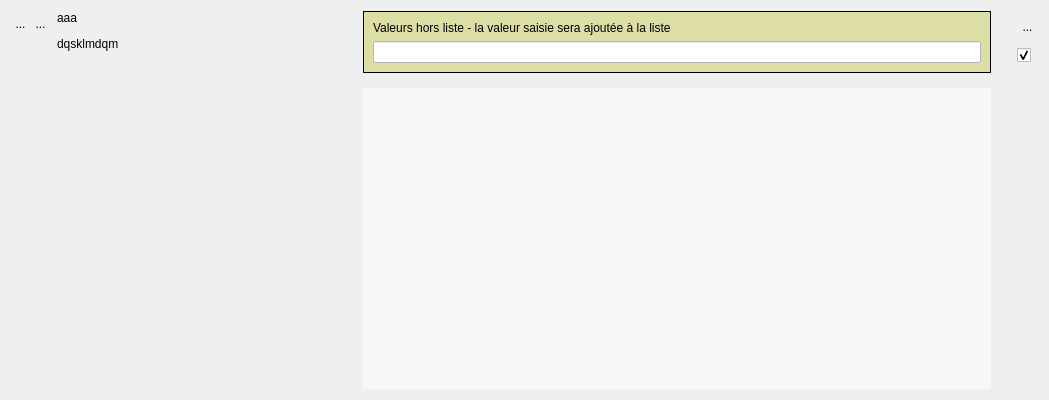
<?xml version="1.0" encoding="UTF-8"?>
<ui version="4.0">
 <class>WidgetIntoSug</class>
 <widget class="QWidget" name="WidgetIntoSug">
  <property name="geometry">
   <rect>
    <x>0</x>
    <y>0</y>
    <width>1049</width>
    <height>400</height>
   </rect>
  </property>
  <property name="sizePolicy">
   <sizepolicy hsizetype="Preferred" vsizetype="MinimumExpanding">
    <horstretch>0</horstretch>
    <verstretch>0</verstretch>
   </sizepolicy>
  </property>
  <property name="minimumSize">
   <size>
    <width>0</width>
    <height>400</height>
   </size>
  </property>
  <property name="windowTitle">
   <string>Form</string>
  </property>
  <layout class="QHBoxLayout" name="horizontalLayout_2">
   <item>
    <layout class="QVBoxLayout" name="verticalLayout_2">
     <property name="spacing">
      <number>0</number>
     </property>
     <item>
      <layout class="QHBoxLayout" name="horizontalLayout">
       <property name="spacing">
        <number>0</number>
       </property>
       <property name="sizeConstraint">
        <enum>QLayout::SetFixedSize</enum>
       </property>
       <item>
        <widget class="QToolButton" name="BFermeListe">
         <property name="sizePolicy">
          <sizepolicy hsizetype="Fixed" vsizetype="Fixed">
           <horstretch>0</horstretch>
           <verstretch>0</verstretch>
          </sizepolicy>
         </property>
         <property name="maximumSize">
          <size>
           <width>21</width>
           <height>25</height>
          </size>
         </property>
         <property name="toolTip">
          <string>permet de gérer la liste</string>
         </property>
         <property name="styleSheet">
          <string notr="true">border:0px</string>
         </property>
         <property name="text">
          <string>...</string>
         </property>
         <property name="icon">
          <iconset>
           <normaloff>../Editeur/icons/minusnode.png</normaloff>../Editeur/icons/minusnode.png</iconset>
         </property>
         <property name="iconSize">
          <size>
           <width>25</width>
           <height>25</height>
          </size>
         </property>
        </widget>
       </item>
       <item>
        <widget class="MonBoutonValide" name="RBValide">
         <property name="minimumSize">
          <size>
           <width>21</width>
           <height>25</height>
          </size>
         </property>
         <property name="maximumSize">
          <size>
           <width>21</width>
           <height>25</height>
          </size>
         </property>
         <property name="focusPolicy">
          <enum>Qt::ClickFocus</enum>
         </property>
         <property name="toolTip">
          <string>Affiche le rapport de validation du mot-clef</string>
         </property>
         <property name="styleSheet">
          <string notr="true">border : 0px</string>
         </property>
         <property name="text">
          <string>...</string>
         </property>
         <property name="icon">
          <iconset>
           <normaloff>../Editeur/icons/ast-green-ball.png</normaloff>../Editeur/icons/ast-green-ball.png</iconset>
         </property>
         <property name="iconSize">
          <size>
           <width>25</width>
           <height>25</height>
          </size>
         </property>
        </widget>
       </item>
      </layout>
     </item>
     <item>
      <spacer name="verticalSpacer">
       <property name="orientation">
        <enum>Qt::Vertical</enum>
       </property>
       <property name="sizeHint" stdset="0">
        <size>
         <width>20</width>
         <height>5</height>
        </size>
       </property>
      </spacer>
     </item>
    </layout>
   </item>
   <item>
    <layout class="QVBoxLayout" name="verticalLayout_4">
     <item>
      <widget class="MonLabelClic" name="label">
       <property name="sizePolicy">
        <sizepolicy hsizetype="Fixed" vsizetype="Preferred">
         <horstretch>0</horstretch>
         <verstretch>0</verstretch>
        </sizepolicy>
       </property>
       <property name="minimumSize">
        <size>
         <width>280</width>
         <height>25</height>
        </size>
       </property>
       <property name="maximumSize">
        <size>
         <width>280</width>
         <height>16777215</height>
        </size>
       </property>
       <property name="frameShape">
        <enum>QFrame::NoFrame</enum>
       </property>
       <property name="text">
        <string>&lt;html&gt;&lt;head/&gt;&lt;body&gt;&lt;p&gt;aaa&lt;/p&gt;&lt;p&gt;dqsklmdqm&lt;/p&gt;&lt;/body&gt;&lt;/html&gt;</string>
       </property>
       <property name="scaledContents">
        <bool>false</bool>
       </property>
       <property name="alignment">
        <set>Qt::AlignLeading|Qt::AlignLeft|Qt::AlignTop</set>
       </property>
      </widget>
     </item>
     <item>
      <widget class="QScrollArea" name="scrollAreaCommentaire">
       <property name="sizePolicy">
        <sizepolicy hsizetype="Fixed" vsizetype="Expanding">
         <horstretch>0</horstretch>
         <verstretch>0</verstretch>
        </sizepolicy>
       </property>
       <property name="minimumSize">
        <size>
         <width>300</width>
         <height>0</height>
        </size>
       </property>
       <property name="maximumSize">
        <size>
         <width>300</width>
         <height>16777215</height>
        </size>
       </property>
       <property name="frameShape">
        <enum>QFrame::NoFrame</enum>
       </property>
       <property name="lineWidth">
        <number>0</number>
       </property>
       <property name="widgetResizable">
        <bool>true</bool>
       </property>
       <widget class="QWidget" name="scrollAreaWidgetContents_2">
        <property name="geometry">
         <rect>
          <x>0</x>
          <y>0</y>
          <width>300</width>
          <height>316</height>
         </rect>
        </property>
        <layout class="QGridLayout" name="gridLayout_2">
         <property name="leftMargin">
          <number>0</number>
         </property>
         <property name="topMargin">
          <number>0</number>
         </property>
         <property name="rightMargin">
          <number>0</number>
         </property>
         <property name="bottomMargin">
          <number>0</number>
         </property>
         <property name="horizontalSpacing">
          <number>0</number>
         </property>
         <item row="0" column="0">
          <widget class="QLabel" name="monCommentaireLabel">
           <property name="sizePolicy">
            <sizepolicy hsizetype="Fixed" vsizetype="Preferred">
             <horstretch>0</horstretch>
             <verstretch>0</verstretch>
            </sizepolicy>
           </property>
           <property name="minimumSize">
            <size>
             <width>78</width>
             <height>25</height>
            </size>
           </property>
           <property name="maximumSize">
            <size>
             <width>278</width>
             <height>16777215</height>
            </size>
           </property>
           <property name="frameShape">
            <enum>QFrame::NoFrame</enum>
           </property>
           <property name="text">
            <string>&lt;html&gt;&lt;head/&gt;&lt;body&gt;&lt;p&gt;&lt;br/&gt;&lt;/p&gt;&lt;/body&gt;&lt;/html&gt;</string>
           </property>
           <property name="scaledContents">
            <bool>false</bool>
           </property>
           <property name="alignment">
            <set>Qt::AlignLeading|Qt::AlignLeft|Qt::AlignTop</set>
           </property>
          </widget>
         </item>
         <item row="1" column="0">
          <spacer name="verticalSpacer_3">
           <property name="orientation">
            <enum>Qt::Vertical</enum>
           </property>
           <property name="sizeHint" stdset="0">
            <size>
             <width>20</width>
             <height>40</height>
            </size>
           </property>
          </spacer>
         </item>
        </layout>
       </widget>
      </widget>
     </item>
    </layout>
   </item>
   <item>
    <layout class="QVBoxLayout" name="verticalLayout_6">
     <property name="spacing">
      <number>15</number>
     </property>
     <item>
      <widget class="QFrame" name="frameHorsListe">
       <property name="styleSheet">
        <string notr="true">background:rgb(221, 221, 166)</string>
       </property>
       <property name="frameShape">
        <enum>QFrame::Box</enum>
       </property>
       <layout class="QVBoxLayout" name="verticalLayout_3">
        <item>
         <widget class="QLabel" name="label_2">
          <property name="styleSheet">
           <string notr="true"/>
          </property>
          <property name="text">
           <string>Valeurs hors liste - la valeur saisie sera ajoutée à la liste</string>
          </property>
         </widget>
        </item>
        <item>
         <widget class="QLineEdit" name="lineEditVal">
          <property name="styleSheet">
           <string notr="true">background : white
</string>
          </property>
         </widget>
        </item>
       </layout>
      </widget>
     </item>
     <item>
      <widget class="QScrollArea" name="scrollArea">
       <property name="sizePolicy">
        <sizepolicy hsizetype="Expanding" vsizetype="Expanding">
         <horstretch>0</horstretch>
         <verstretch>0</verstretch>
        </sizepolicy>
       </property>
       <property name="styleSheet">
        <string notr="true">background : rgb(247,247,247)</string>
       </property>
       <property name="frameShape">
        <enum>QFrame::NoFrame</enum>
       </property>
       <property name="frameShadow">
        <enum>QFrame::Plain</enum>
       </property>
       <property name="lineWidth">
        <number>1</number>
       </property>
       <property name="widgetResizable">
        <bool>true</bool>
       </property>
       <property name="alignment">
        <set>Qt::AlignBottom|Qt::AlignLeading|Qt::AlignLeft</set>
       </property>
       <widget class="QWidget" name="verticalWidgetLE">
        <property name="geometry">
         <rect>
          <x>0</x>
          <y>0</y>
          <width>614</width>
          <height>297</height>
         </rect>
        </property>
        <property name="sizePolicy">
         <sizepolicy hsizetype="Preferred" vsizetype="Preferred">
          <horstretch>0</horstretch>
          <verstretch>0</verstretch>
         </sizepolicy>
        </property>
        <layout class="QVBoxLayout" name="CBLayout">
         <item>
          <spacer name="verticalSpacer_4">
           <property name="orientation">
            <enum>Qt::Vertical</enum>
           </property>
           <property name="sizeHint" stdset="0">
            <size>
             <width>20</width>
             <height>40</height>
            </size>
           </property>
          </spacer>
         </item>
        </layout>
       </widget>
      </widget>
     </item>
    </layout>
   </item>
   <item>
    <spacer name="horizontalSpacer">
     <property name="orientation">
      <enum>Qt::Horizontal</enum>
     </property>
     <property name="sizeType">
      <enum>QSizePolicy::Preferred</enum>
     </property>
     <property name="sizeHint" stdset="0">
      <size>
       <width>20</width>
       <height>17</height>
      </size>
     </property>
    </spacer>
   </item>
   <item>
    <layout class="QVBoxLayout" name="verticalLayout">
     <item>
      <widget class="QToolButton" name="RBPoubelle">
       <property name="minimumSize">
        <size>
         <width>21</width>
         <height>31</height>
        </size>
       </property>
       <property name="maximumSize">
        <size>
         <width>21</width>
         <height>31</height>
        </size>
       </property>
       <property name="toolTip">
        <string>Détruit le mot-clef</string>
       </property>
       <property name="styleSheet">
        <string notr="true">border : 0px</string>
       </property>
       <property name="text">
        <string>...</string>
       </property>
       <property name="icon">
        <iconset>
         <normaloff>../Editeur/icons/deleteRond.png</normaloff>../Editeur/icons/deleteRond.png</iconset>
       </property>
       <property name="iconSize">
        <size>
         <width>32</width>
         <height>32</height>
        </size>
       </property>
      </widget>
     </item>
     <item>
      <widget class="QCheckBox" name="CBCheck">
       <property name="text">
        <string/>
       </property>
       <property name="checked">
        <bool>true</bool>
       </property>
      </widget>
     </item>
     <item>
      <spacer name="verticalSpacer_2">
       <property name="orientation">
        <enum>Qt::Vertical</enum>
       </property>
       <property name="sizeHint" stdset="0">
        <size>
         <width>20</width>
         <height>40</height>
        </size>
       </property>
      </spacer>
     </item>
    </layout>
   </item>
  </layout>
  <zorder>horizontalSpacer</zorder>
  <zorder></zorder>
  <zorder></zorder>
 </widget>
 <customwidgets>
  <customwidget>
   <class>MonBoutonValide</class>
   <extends>QToolButton</extends>
   <header>InterfaceGUI.QT5.monBoutonValide.h</header>
  </customwidget>
  <customwidget>
   <class>MonLabelClic</class>
   <extends>QLabel</extends>
   <header>InterfaceGUI.QT5.monLabelClic.h</header>
  </customwidget>
 </customwidgets>
 <resources/>
 <connections/>
</ui>
